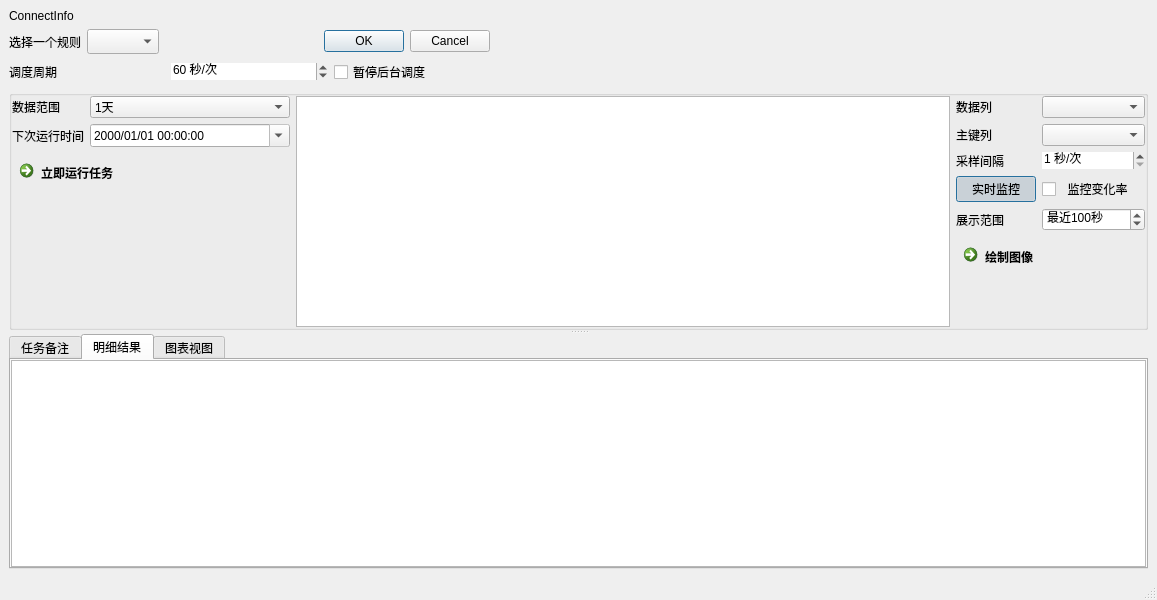
<?xml version="1.0" encoding="UTF-8"?>
<ui version="4.0">
 <class>PJobWindow</class>
 <widget class="QMainWindow" name="PJobWindow">
  <property name="enabled">
   <bool>true</bool>
  </property>
  <property name="geometry">
   <rect>
    <x>0</x>
    <y>0</y>
    <width>1157</width>
    <height>600</height>
   </rect>
  </property>
  <property name="windowTitle">
   <string>MainWindow</string>
  </property>
  <property name="autoFillBackground">
   <bool>false</bool>
  </property>
  <property name="windowFilePath">
   <string/>
  </property>
  <property name="animated">
   <bool>true</bool>
  </property>
  <property name="tabShape">
   <enum>QTabWidget::Rounded</enum>
  </property>
  <property name="unifiedTitleAndToolBarOnMac">
   <bool>false</bool>
  </property>
  <widget class="QWidget" name="centralwidget">
   <layout class="QVBoxLayout" name="verticalLayout_2">
    <item>
     <layout class="QHBoxLayout" name="horizontalLayout_5">
      <item>
       <layout class="QVBoxLayout" name="verticalLayout">
        <item>
         <widget class="QLabel" name="labConnectInfo">
          <property name="enabled">
           <bool>true</bool>
          </property>
          <property name="focusPolicy">
           <enum>Qt::NoFocus</enum>
          </property>
          <property name="autoFillBackground">
           <bool>false</bool>
          </property>
          <property name="frameShape">
           <enum>QFrame::NoFrame</enum>
          </property>
          <property name="frameShadow">
           <enum>QFrame::Sunken</enum>
          </property>
          <property name="text">
           <string>ConnectInfo</string>
          </property>
          <property name="textFormat">
           <enum>Qt::MarkdownText</enum>
          </property>
          <property name="scaledContents">
           <bool>true</bool>
          </property>
          <property name="alignment">
           <set>Qt::AlignLeading|Qt::AlignLeft|Qt::AlignTop</set>
          </property>
          <property name="wordWrap">
           <bool>false</bool>
          </property>
          <property name="openExternalLinks">
           <bool>false</bool>
          </property>
          <property name="buddy">
           <cstring>page1</cstring>
          </property>
         </widget>
        </item>
        <item>
         <layout class="QHBoxLayout" name="horizontalLayout_2">
          <property name="spacing">
           <number>6</number>
          </property>
          <item>
           <widget class="QLabel" name="labRuleName">
            <property name="minimumSize">
             <size>
              <width>0</width>
              <height>15</height>
             </size>
            </property>
            <property name="text">
             <string>选择一个规则</string>
            </property>
           </widget>
          </item>
          <item>
           <widget class="QComboBox" name="comboBox">
            <property name="minimumSize">
             <size>
              <width>0</width>
              <height>25</height>
             </size>
            </property>
           </widget>
          </item>
          <item>
           <widget class="QDialogButtonBox" name="butBox">
            <property name="minimumSize">
             <size>
              <width>0</width>
              <height>15</height>
             </size>
            </property>
            <property name="standardButtons">
             <set>QDialogButtonBox::Cancel|QDialogButtonBox::Ok</set>
            </property>
            <property name="centerButtons">
             <bool>false</bool>
            </property>
           </widget>
          </item>
         </layout>
        </item>
        <item>
         <layout class="QHBoxLayout" name="horizontalLayout">
          <item>
           <widget class="QLabel" name="label">
            <property name="text">
             <string>调度周期</string>
            </property>
           </widget>
          </item>
          <item>
           <widget class="QSpinBox" name="spinBox">
            <property name="enabled">
             <bool>true</bool>
            </property>
            <property name="wrapping">
             <bool>false</bool>
            </property>
            <property name="frame">
             <bool>false</bool>
            </property>
            <property name="readOnly">
             <bool>false</bool>
            </property>
            <property name="keyboardTracking">
             <bool>true</bool>
            </property>
            <property name="showGroupSeparator" stdset="0">
             <bool>false</bool>
            </property>
            <property name="suffix">
             <string> 秒/次</string>
            </property>
            <property name="prefix">
             <string/>
            </property>
            <property name="minimum">
             <number>1</number>
            </property>
            <property name="maximum">
             <number>999999999</number>
            </property>
            <property name="singleStep">
             <number>1</number>
            </property>
            <property name="stepType">
             <enum>QAbstractSpinBox::DefaultStepType</enum>
            </property>
            <property name="value">
             <number>60</number>
            </property>
           </widget>
          </item>
          <item>
           <widget class="QCheckBox" name="chkSuspend">
            <property name="toolTip">
             <string>取消选择正常调度此任务</string>
            </property>
            <property name="text">
             <string>暂停后台调度</string>
            </property>
            <property name="tristate">
             <bool>false</bool>
            </property>
           </widget>
          </item>
         </layout>
        </item>
       </layout>
      </item>
      <item>
       <spacer name="horizontalSpacer">
        <property name="orientation">
         <enum>Qt::Horizontal</enum>
        </property>
        <property name="sizeHint" stdset="0">
         <size>
          <width>658</width>
          <height>20</height>
         </size>
        </property>
       </spacer>
      </item>
     </layout>
    </item>
    <item>
     <widget class="QSplitter" name="splitter">
      <property name="orientation">
       <enum>Qt::Vertical</enum>
      </property>
      <widget class="QGroupBox" name="groupBox">
       <property name="title">
        <string/>
       </property>
       <layout class="QHBoxLayout" name="horizontalLayout_6" stretch="0,0,0">
        <property name="leftMargin">
         <number>0</number>
        </property>
        <property name="topMargin">
         <number>0</number>
        </property>
        <property name="rightMargin">
         <number>0</number>
        </property>
        <property name="bottomMargin">
         <number>0</number>
        </property>
        <item>
         <layout class="QGridLayout" name="gridLayout_3">
          <item row="0" column="1">
           <widget class="QComboBox" name="combTimeRang">
            <item>
             <property name="text">
              <string>1天</string>
             </property>
            </item>
            <item>
             <property name="text">
              <string>2天</string>
             </property>
            </item>
            <item>
             <property name="text">
              <string>4天</string>
             </property>
            </item>
            <item>
             <property name="text">
              <string>7天</string>
             </property>
            </item>
           </widget>
          </item>
          <item row="0" column="0">
           <widget class="QLabel" name="label_3">
            <property name="text">
             <string>数据范围</string>
            </property>
           </widget>
          </item>
          <item row="1" column="0">
           <widget class="QLabel" name="label_4">
            <property name="text">
             <string>下次运行时间</string>
            </property>
           </widget>
          </item>
          <item row="1" column="1">
           <widget class="QDateTimeEdit" name="dateTimeEdit">
            <property name="enabled">
             <bool>true</bool>
            </property>
            <property name="minimumSize">
             <size>
              <width>200</width>
              <height>0</height>
             </size>
            </property>
            <property name="wrapping">
             <bool>false</bool>
            </property>
            <property name="frame">
             <bool>true</bool>
            </property>
            <property name="readOnly">
             <bool>true</bool>
            </property>
            <property name="specialValueText">
             <string/>
            </property>
            <property name="accelerated">
             <bool>false</bool>
            </property>
            <property name="keyboardTracking">
             <bool>true</bool>
            </property>
            <property name="showGroupSeparator" stdset="0">
             <bool>false</bool>
            </property>
            <property name="currentSection">
             <enum>QDateTimeEdit::YearSection</enum>
            </property>
            <property name="displayFormat">
             <string>yyyy/MM/dd HH:mm:ss</string>
            </property>
            <property name="calendarPopup">
             <bool>true</bool>
            </property>
           </widget>
          </item>
          <item row="2" column="0" colspan="2">
           <widget class="QCommandLinkButton" name="btnRunNow">
            <property name="toolTip">
             <string>立即启动当前任务，并不会影响后台调度时间</string>
            </property>
            <property name="layoutDirection">
             <enum>Qt::LeftToRight</enum>
            </property>
            <property name="text">
             <string>立即运行任务</string>
            </property>
            <property name="checkable">
             <bool>false</bool>
            </property>
            <property name="autoDefault">
             <bool>true</bool>
            </property>
            <property name="default">
             <bool>true</bool>
            </property>
           </widget>
          </item>
          <item row="3" column="0">
           <spacer name="verticalSpacer">
            <property name="orientation">
             <enum>Qt::Vertical</enum>
            </property>
            <property name="sizeHint" stdset="0">
             <size>
              <width>20</width>
              <height>40</height>
             </size>
            </property>
           </spacer>
          </item>
         </layout>
        </item>
        <item>
         <widget class="QTableView" name="tabBatch">
          <property name="alternatingRowColors">
           <bool>true</bool>
          </property>
          <property name="selectionBehavior">
           <enum>QAbstractItemView::SelectRows</enum>
          </property>
          <property name="verticalScrollMode">
           <enum>QAbstractItemView::ScrollPerPixel</enum>
          </property>
          <property name="horizontalScrollMode">
           <enum>QAbstractItemView::ScrollPerPixel</enum>
          </property>
          <property name="sortingEnabled">
           <bool>true</bool>
          </property>
         </widget>
        </item>
        <item>
         <layout class="QGridLayout" name="gridLayout_5">
          <item row="5" column="0" colspan="2">
           <widget class="QCommandLinkButton" name="btnRunNow_3">
            <property name="toolTip">
             <string>立即启动当前任务，并不会影响后台调度时间</string>
            </property>
            <property name="text">
             <string>绘制图像</string>
            </property>
            <property name="checkable">
             <bool>false</bool>
            </property>
            <property name="autoDefault">
             <bool>false</bool>
            </property>
            <property name="default">
             <bool>true</bool>
            </property>
           </widget>
          </item>
          <item row="1" column="0">
           <widget class="QLabel" name="label_7">
            <property name="text">
             <string>主键列</string>
            </property>
           </widget>
          </item>
          <item row="6" column="0">
           <spacer name="verticalSpacer_2">
            <property name="orientation">
             <enum>Qt::Vertical</enum>
            </property>
            <property name="sizeHint" stdset="0">
             <size>
              <width>20</width>
              <height>40</height>
             </size>
            </property>
           </spacer>
          </item>
          <item row="3" column="1">
           <widget class="QCheckBox" name="chkRate">
            <property name="enabled">
             <bool>true</bool>
            </property>
            <property name="text">
             <string>  监控变化率</string>
            </property>
           </widget>
          </item>
          <item row="3" column="0">
           <widget class="QPushButton" name="btnSlide">
            <property name="text">
             <string>实时监控</string>
            </property>
            <property name="checkable">
             <bool>true</bool>
            </property>
            <property name="checked">
             <bool>true</bool>
            </property>
            <property name="autoDefault">
             <bool>false</bool>
            </property>
            <property name="default">
             <bool>true</bool>
            </property>
            <property name="flat">
             <bool>true</bool>
            </property>
           </widget>
          </item>
          <item row="0" column="1">
           <widget class="QComboBox" name="combDataCol"/>
          </item>
          <item row="2" column="1">
           <widget class="QSpinBox" name="spinSampInterval">
            <property name="enabled">
             <bool>true</bool>
            </property>
            <property name="wrapping">
             <bool>false</bool>
            </property>
            <property name="frame">
             <bool>false</bool>
            </property>
            <property name="readOnly">
             <bool>false</bool>
            </property>
            <property name="keyboardTracking">
             <bool>true</bool>
            </property>
            <property name="showGroupSeparator" stdset="0">
             <bool>false</bool>
            </property>
            <property name="suffix">
             <string> 秒/次</string>
            </property>
            <property name="prefix">
             <string/>
            </property>
            <property name="minimum">
             <number>1</number>
            </property>
            <property name="maximum">
             <number>999999999</number>
            </property>
            <property name="singleStep">
             <number>1</number>
            </property>
            <property name="stepType">
             <enum>QAbstractSpinBox::DefaultStepType</enum>
            </property>
            <property name="value">
             <number>1</number>
            </property>
           </widget>
          </item>
          <item row="0" column="0">
           <widget class="QLabel" name="label_6">
            <property name="text">
             <string>数据列</string>
            </property>
           </widget>
          </item>
          <item row="2" column="0">
           <widget class="QLabel" name="label_8">
            <property name="text">
             <string>采样间隔</string>
            </property>
           </widget>
          </item>
          <item row="1" column="1">
           <widget class="QComboBox" name="combFlagCol">
            <property name="editable">
             <bool>false</bool>
            </property>
           </widget>
          </item>
          <item row="4" column="0">
           <widget class="QLabel" name="label_2">
            <property name="text">
             <string>展示范围</string>
            </property>
           </widget>
          </item>
          <item row="4" column="1">
           <widget class="QSpinBox" name="spinRang">
            <property name="suffix">
             <string>秒</string>
            </property>
            <property name="prefix">
             <string>最近</string>
            </property>
            <property name="minimum">
             <number>1</number>
            </property>
            <property name="maximum">
             <number>9999999</number>
            </property>
            <property name="value">
             <number>100</number>
            </property>
           </widget>
          </item>
         </layout>
        </item>
       </layout>
      </widget>
      <widget class="QTabWidget" name="tabWidget">
       <property name="currentIndex">
        <number>1</number>
       </property>
       <widget class="QWidget" name="tabcomment">
        <attribute name="title">
         <string>任务备注</string>
        </attribute>
        <layout class="QFormLayout" name="formLayout">
         <property name="leftMargin">
          <number>0</number>
         </property>
         <property name="topMargin">
          <number>0</number>
         </property>
         <property name="rightMargin">
          <number>0</number>
         </property>
         <property name="bottomMargin">
          <number>0</number>
         </property>
         <item row="0" column="1">
          <widget class="QPlainTextEdit" name="editComment">
           <property name="plainText">
            <string/>
           </property>
          </widget>
         </item>
        </layout>
       </widget>
       <widget class="QWidget" name="tabWidgetPage2">
        <attribute name="title">
         <string>明细结果</string>
        </attribute>
        <layout class="QGridLayout" name="gridLayout">
         <property name="leftMargin">
          <number>0</number>
         </property>
         <property name="topMargin">
          <number>0</number>
         </property>
         <property name="rightMargin">
          <number>0</number>
         </property>
         <property name="bottomMargin">
          <number>0</number>
         </property>
         <item row="0" column="0">
          <widget class="QTableView" name="tabResult">
           <property name="dragEnabled">
            <bool>false</bool>
           </property>
           <property name="selectionBehavior">
            <enum>QAbstractItemView::SelectRows</enum>
           </property>
           <property name="verticalScrollMode">
            <enum>QAbstractItemView::ScrollPerPixel</enum>
           </property>
           <property name="horizontalScrollMode">
            <enum>QAbstractItemView::ScrollPerPixel</enum>
           </property>
           <property name="gridStyle">
            <enum>Qt::SolidLine</enum>
           </property>
          </widget>
         </item>
        </layout>
       </widget>
       <widget class="QWidget" name="tabWidgetPage3">
        <attribute name="title">
         <string>图表视图</string>
        </attribute>
        <layout class="QHBoxLayout" name="horizontalLayout_3">
         <property name="leftMargin">
          <number>0</number>
         </property>
         <property name="topMargin">
          <number>0</number>
         </property>
         <property name="rightMargin">
          <number>0</number>
         </property>
         <property name="bottomMargin">
          <number>0</number>
         </property>
         <item>
          <widget class="PChartView" name="chartView">
           <property name="frameShape">
            <enum>QFrame::NoFrame</enum>
           </property>
           <property name="frameShadow">
            <enum>QFrame::Plain</enum>
           </property>
           <property name="lineWidth">
            <number>0</number>
           </property>
          </widget>
         </item>
        </layout>
       </widget>
      </widget>
     </widget>
    </item>
   </layout>
  </widget>
  <widget class="QStatusBar" name="statusbar"/>
 </widget>
 <customwidgets>
  <customwidget>
   <class>PChartView</class>
   <extends>QGraphicsView</extends>
   <header>PulseUI/pchartview.h</header>
  </customwidget>
 </customwidgets>
 <resources/>
 <connections/>
</ui>
